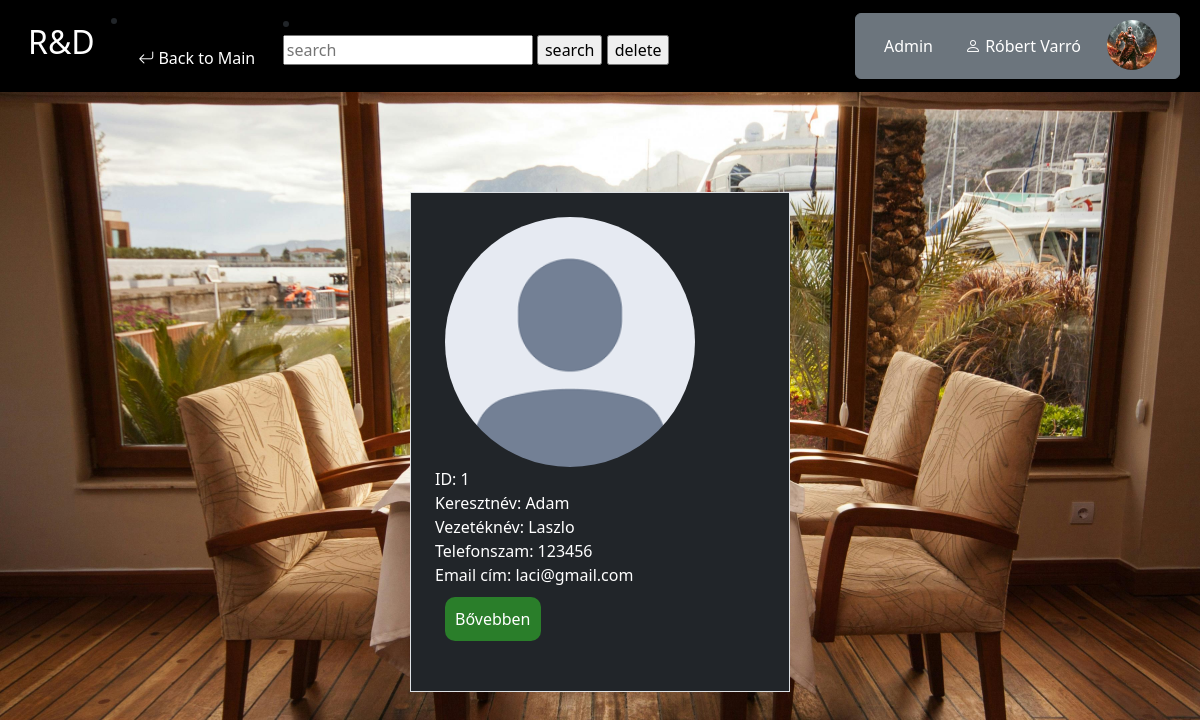
Screenshot of /Restaurant2.0/workers.php (signed in) with the database file from the repository.
### tables this page shows
CREATE TABLE `worker` (
  `workerId` int(3) NOT NULL,
  `firstName` varchar(50) NOT NULL,
  `lastName` varchar(50) NOT NULL,
  `profilePic` varchar(50) NOT NULL,
  `phoneNumber` int(10) NOT NULL,
  `workerMail` varchar(100) NOT NULL,
  `workerPassword` varchar(100) NOT NULL,
  `adminId` int(11) NOT NULL
);

### Restaurant2.0/workers.php (the view, shortened to what this page needs)
<html>
<head>
    <link href="https://cdn.jsdelivr.net/npm/bootstrap@5.3.2/dist/css/bootstrap.min.css" rel="stylesheet"
>
    <link rel="stylesheet" href="https://cdn.jsdelivr.net/npm/bootstrap-icons@1.11.3/font/bootstrap-icons.min.css">
    <link rel="stylesheet" href="https://cdnjs.cloudflare.com/ajax/libs/font-awesome/4.7.0/css/font-awesome.min.css">
    <link rel="stylesheet" type="text/css" href="main.css">
</head>
<body>
<nav class="navbar navbar-expand-lg bg-black">
    <div class="container-fluid">
        <a href="#" id="logo"><h2>R&D</h2></a>
        <?php
        global $conn;
        if (isset($_SESSION['email']) && isset($_SESSION['name'])) {
            echo "<li><a class=\"dropdown-item\" href=\"index.php?\"><i class=\"bi bi-arrow-return-left\"></i> Back to Main</a></li>";;
            echo '<li><form method="post" action="users.php">
            <input type="text" style="width: 250px" placeholder="search" name="searchMail">
            <input type="submit" value="search" name="searchAction">
            <input type="submit" value="delete" name="searchDelete">
        </form></li>';
        }
        ?>
        <div class="collapse navbar-collapse justify-content-end" id="collapsibleNavbar">
            <ul class="navbar-nav ">
                <li class="nav-item dropdown ">
                    <div class="dropdown d-flex  ">
                        <nav class="btn btn-secondary me-2 " data-bs-toggle="dropdown" aria-expanded="false">
                            <?php
                            if (isset($_SESSION['email']) && isset($_SESSION['name']) && isset($_SESSION['profilePic'])) {
                                $name = $_SESSION['name'];
                                $profilePic = $_SESSION['profilePic'];
                                echo '<li class="nav-item">';
                                echo "<img class=\"profilePic\" src=\"http://localhost:/Restaurant2.0/pictures/{$profilePic}\" width=\"50\" height=\"50\" alt=\"profilkep\">";
                                $sql = "SELECT * FROM admin";
                                $stmt = $conn->query($sql);
                                if ($stmt->num_rows > 0)
                                    while ($row = $stmt->fetch_assoc())
                                        if ($_SESSION['email'] == $row['adminMail']) {
                                            echo "<a>Admin</a>";
                                            echo "<a> <i class=\"bi bi-person\"></i> $name</a>";
                                            echo "</li>";
                                        } else {
                                            echo "<a href='logIn.php' class='nav-link dropdown-item'><i class=\"bi bi-person\"></i>Account</a>";
                                        }
                            }
                            ?></nav>
</nav>
</body>
</html>
<?php
if (isset($_POST['searchAction'])) {
    if ($_POST['searchAction'] == 'search') {
        $data = "SELECT * FROM worker where workerMail= '" . $_POST['searchMail'] . "'";
        users($data);
    } else {
        users("SELECT * FROM worker");
    }
} else {
    users("SELECT * FROM worker");
}
function users($command)
{
    global $conn;
    $sql = $command;
    $stmt = $conn->prepare($sql);
    $stmt->execute();
    $result = $stmt->get_result();
    if ($result->num_rows > 0) {
        echo '<div class="container">
  <div class="row justify-content-around" >';
        while ($row = $result->fetch_assoc()) {
            echo ' <div class="col-xl-4 p-4 border bg-dark" style="
 margin: auto; margin-top:100px; margin-bottom: 50px;left:0; right:0">';
            echo "<div class=\"col-xl-4 \"><img class=\"profilePic\" src=\"http://localhost:/Restaurant2.0/pictures/" . $row['profilePic'] . "
          \" width=\"250\" height=\"250\" alt=\"profilkep\"></div><label>ID: " . $row['workerId'] . "</label><br>
<label>Keresztnév: " . $row['firstName'] . "</label><br>
<label>Vezetéknév: " . $row['lastName'] . "</label><br>
<label>Telefonszam: " . $row['phoneNumber'] . "</label><br>
<label>Email cím: " . $row['workerMail'] . "</label><br>";
            echo "<form method='post' action='user.php'>
<input type='hidden' name='id' value='" . $row['workerId'] . "'>
<input type='submit' class='more' name='userId' value='Bővebben' >
</form></div>";
        }
        echo "</div></div></div>";
    } else {
        echo "<label>No result.</label>";
    }
}
?>

### Restaurant2.0/main.css (style rules this page uses)
.navbar { background-color: #333; }
.navbar a, button { float: left; font-size: 16px; color: white; text-align: center; padding: 14px 16px; text-decoration: none; }
body { position: relative; background-repeat: no-repeat; background-size: cover; background-image:url("MainPage.jpg") ; background-size: cover; }
.profilePic { border-radius: 50%; margin: 10px; margin-top: 0; margin-bottom: 0; }

### Restaurant2.0/workers.php (style rules this page uses)
.more { background-color: #2a7e2a; color: white; border: 0; padding: 10px; border-radius: 10px; font-size: 16px; margin: 10px; }
label { color: white; }

### rows the page displays
worker: profilePic (picture), workerId "1", firstName "Adam", lastName "Laszlo", phoneNumber "123456", workerMail "laci@gmail.com"
